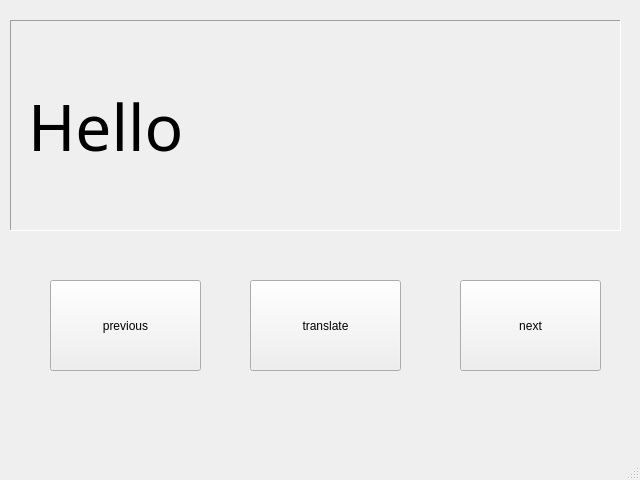
<?xml version="1.0" encoding="UTF-8"?>
<ui version="4.0">
 <class>MainWindow</class>
 <widget class="QMainWindow" name="MainWindow">
  <property name="geometry">
   <rect>
    <x>0</x>
    <y>0</y>
    <width>640</width>
    <height>480</height>
   </rect>
  </property>
  <property name="windowTitle">
   <string>MainWindow</string>
  </property>
  <widget class="QWidget" name="centralwidget">
   <widget class="QLabel" name="Wordsdisplay">
    <property name="geometry">
     <rect>
      <x>10</x>
      <y>20</y>
      <width>611</width>
      <height>211</height>
     </rect>
    </property>
    <property name="font">
     <font>
      <family>MV Boli</family>
      <pointsize>48</pointsize>
     </font>
    </property>
    <property name="contextMenuPolicy">
     <enum>Qt::DefaultContextMenu</enum>
    </property>
    <property name="autoFillBackground">
     <bool>false</bool>
    </property>
    <property name="frameShape">
     <enum>QFrame::Panel</enum>
    </property>
    <property name="frameShadow">
     <enum>QFrame::Sunken</enum>
    </property>
    <property name="text">
     <string>Hello</string>
    </property>
    <property name="textFormat">
     <enum>Qt::AutoText</enum>
    </property>
    <property name="scaledContents">
     <bool>false</bool>
    </property>
    <property name="wordWrap">
     <bool>false</bool>
    </property>
    <property name="openExternalLinks">
     <bool>false</bool>
    </property>
   </widget>
   <widget class="QPushButton" name="previous">
    <property name="geometry">
     <rect>
      <x>50</x>
      <y>280</y>
      <width>151</width>
      <height>91</height>
     </rect>
    </property>
    <property name="text">
     <string>previous</string>
    </property>
   </widget>
   <widget class="QPushButton" name="translate">
    <property name="geometry">
     <rect>
      <x>250</x>
      <y>280</y>
      <width>151</width>
      <height>91</height>
     </rect>
    </property>
    <property name="text">
     <string>translate</string>
    </property>
   </widget>
   <widget class="QPushButton" name="next">
    <property name="geometry">
     <rect>
      <x>460</x>
      <y>280</y>
      <width>141</width>
      <height>91</height>
     </rect>
    </property>
    <property name="text">
     <string>next</string>
    </property>
   </widget>
  </widget>
  <widget class="QMenuBar" name="menubar">
   <property name="geometry">
    <rect>
     <x>0</x>
     <y>0</y>
     <width>640</width>
     <height>24</height>
    </rect>
   </property>
  </widget>
  <widget class="QStatusBar" name="statusbar"/>
 </widget>
 <resources/>
 <connections/>
</ui>
